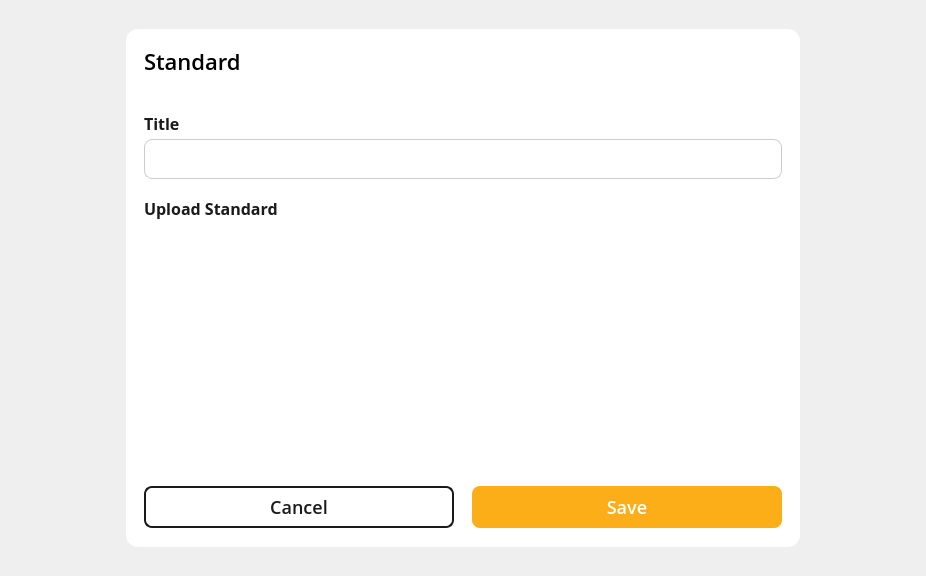
<?xml version="1.0" encoding="UTF-8"?>
<ui version="4.0">
 <class>StandardCreateDialog</class>
 <widget class="QDialog" name="StandardCreateDialog">
  <property name="geometry">
   <rect>
    <x>0</x>
    <y>0</y>
    <width>926</width>
    <height>576</height>
   </rect>
  </property>
  <property name="sizePolicy">
   <sizepolicy hsizetype="Preferred" vsizetype="Maximum">
    <horstretch>0</horstretch>
    <verstretch>0</verstretch>
   </sizepolicy>
  </property>
  <property name="windowTitle">
   <string>Dialog</string>
  </property>
  <layout class="QHBoxLayout" name="horizontalLayout_2">
   <item>
    <widget class="QWidget" name="dialogContainer" native="true">
     <property name="sizePolicy">
      <sizepolicy hsizetype="Fixed" vsizetype="Preferred">
       <horstretch>0</horstretch>
       <verstretch>0</verstretch>
      </sizepolicy>
     </property>
     <property name="minimumSize">
      <size>
       <width>674</width>
       <height>518</height>
      </size>
     </property>
     <property name="maximumSize">
      <size>
       <width>674</width>
       <height>518</height>
      </size>
     </property>
     <property name="styleSheet">
      <string notr="true">#dialogContainer {
	background-color: white;
	border-radius: 12px;
	border: none;
}

#bodyContainer {
	border-bottom-left-radius: 12px;
	border-bottom-right-radius: 12px;
}


QLabel {
	color: #1A1A1A;
	font-family: Open Sans;
	font-weight: 600;
	font-size: 16px;
	line-height: 24px;
	letter-spacing: 0%;
}

QLineEdit {
	color: #1A1A1A;
	background: white;
	font-family: Open Sans;
	font-weight: 400;
	font-size: 16px;
	line-height: 24px;
	letter-spacing: 0%;
	border-radius: 8px;
	border: 1px solid #CCCCCC;
	padding-left: 12px;
	padding-right: 12px;
}

QTextEdit {
	color: #1A1A1A;
	background: white;
	font-family: Open Sans;
	font-weight: 400;
	font-size: 16px;
	line-height: 24px;
	letter-spacing: 0%;
	border-radius: 8px;
	border: 1px solid #CCCCCC;
	padding-left: 12px;
	padding-right: 12px;
}

QComboBox {
    background-color: white;
    border: 1px solid #ccc;
    border-radius: 8px;
    padding: 4px;
    font-size: 16px;
	line-height: 24px;
	letter-spacing: 0%;
    color: #333;
}

QComboBox::drop-down {
    subcontrol-origin: padding;
    subcontrol-position: top right;
    width: 24px;
    border: none;
}

QComboBox::down-arrow {
    image: url(:/images/chevron-down.svg);
    width: 16px;
    height: 16px;
}

QComboBox::down-arrow:on {
    image: url(:/images/chevron-up.svg);
}

QComboBox QAbstractItemView {
    background-color: white;
    margin-top: 0px;
    border: 1px solid #ccc;
    border-radius: 8px;
	outline: none;
}

/* Each dropdown item */
QComboBox QAbstractItemView::item {
	color: #1A1A1A;
    padding: 6px 12px;
    border-radius: 4px;
}

/* Hovered item */
QComboBox QAbstractItemView::item:hover {
    background-color: #e6f2ff;
}

/* Selected item */
QComboBox QAbstractItemView::item:selected {
    background-color: #d0e8ff;
    color: #1a1a1a;
}

#cancelButton {
	color: #1A1A1A;
	font-family: Open Sans;
	font-weight: 500;
	font-size: 18px;
	line-height: 24px;
	letter-spacing: 0%;
	border-radius: 8px;
	border: 1.5px solid #1A1A1A
}

#saveButton {
    background-color: #FBAE17;
	color: white;
	font-family: Open Sans;
	font-weight: 500;
	font-size: 18px;
	line-height: 24px;
	letter-spacing: 0%;
	border-radius: 8px;
}</string>
     </property>
     <layout class="QVBoxLayout" name="verticalLayout_2">
      <property name="spacing">
       <number>0</number>
      </property>
      <property name="leftMargin">
       <number>0</number>
      </property>
      <property name="topMargin">
       <number>0</number>
      </property>
      <property name="rightMargin">
       <number>0</number>
      </property>
      <property name="bottomMargin">
       <number>0</number>
      </property>
      <item>
       <widget class="QWidget" name="titleBar" native="true">
        <property name="minimumSize">
         <size>
          <width>0</width>
          <height>64</height>
         </size>
        </property>
        <property name="maximumSize">
         <size>
          <width>16777215</width>
          <height>64</height>
         </size>
        </property>
        <property name="styleSheet">
         <string notr="true">background-color: rgba(255, 255, 255, 0);</string>
        </property>
        <layout class="QHBoxLayout" name="horizontalLayout">
         <property name="spacing">
          <number>18</number>
         </property>
         <property name="leftMargin">
          <number>18</number>
         </property>
         <property name="topMargin">
          <number>16</number>
         </property>
         <property name="rightMargin">
          <number>18</number>
         </property>
         <property name="bottomMargin">
          <number>16</number>
         </property>
         <item>
          <widget class="QLabel" name="dialogTitle">
           <property name="styleSheet">
            <string notr="true">font-family: Open Sans;
font-size: 22px;
font-weight: 500;
color: black;
line-height: 30px;
letter-spacing: 0%;
</string>
           </property>
           <property name="text">
            <string>Standard</string>
           </property>
          </widget>
         </item>
         <item>
          <widget class="QToolButton" name="closeButton">
           <property name="minimumSize">
            <size>
             <width>32</width>
             <height>32</height>
            </size>
           </property>
           <property name="maximumSize">
            <size>
             <width>32</width>
             <height>32</height>
            </size>
           </property>
           <property name="text">
            <string/>
           </property>
           <property name="icon">
            <iconset resource="../../../../../Resources/Resources.qrc">
             <normaloff>:/images/Project/cross-icon.svg</normaloff>:/images/Project/cross-icon.svg</iconset>
           </property>
           <property name="iconSize">
            <size>
             <width>32</width>
             <height>32</height>
            </size>
           </property>
           <property name="autoRaise">
            <bool>true</bool>
           </property>
          </widget>
         </item>
        </layout>
       </widget>
      </item>
      <item>
       <widget class="QWidget" name="bodyContainer" native="true">
        <layout class="QVBoxLayout" name="verticalLayout">
         <property name="spacing">
          <number>18</number>
         </property>
         <property name="leftMargin">
          <number>18</number>
         </property>
         <property name="topMargin">
          <number>18</number>
         </property>
         <property name="rightMargin">
          <number>18</number>
         </property>
         <property name="bottomMargin">
          <number>18</number>
         </property>
         <item>
          <widget class="QWidget" name="TitleContainer" native="true">
           <property name="maximumSize">
            <size>
             <width>16777215</width>
             <height>68</height>
            </size>
           </property>
           <layout class="QVBoxLayout" name="verticalLayout_5">
            <property name="spacing">
             <number>4</number>
            </property>
            <property name="leftMargin">
             <number>0</number>
            </property>
            <property name="topMargin">
             <number>0</number>
            </property>
            <property name="rightMargin">
             <number>0</number>
            </property>
            <property name="bottomMargin">
             <number>0</number>
            </property>
            <item>
             <widget class="QLabel" name="titleLabel">
              <property name="minimumSize">
               <size>
                <width>0</width>
                <height>24</height>
               </size>
              </property>
              <property name="maximumSize">
               <size>
                <width>16777215</width>
                <height>24</height>
               </size>
              </property>
              <property name="text">
               <string>Title</string>
              </property>
             </widget>
            </item>
            <item>
             <widget class="QLineEdit" name="titleEdit">
              <property name="minimumSize">
               <size>
                <width>0</width>
                <height>40</height>
               </size>
              </property>
              <property name="maximumSize">
               <size>
                <width>16777215</width>
                <height>40</height>
               </size>
              </property>
             </widget>
            </item>
           </layout>
          </widget>
         </item>
         <item>
          <widget class="QWidget" name="UploadContainer" native="true">
           <property name="sizePolicy">
            <sizepolicy hsizetype="Preferred" vsizetype="Fixed">
             <horstretch>0</horstretch>
             <verstretch>0</verstretch>
            </sizepolicy>
           </property>
           <property name="minimumSize">
            <size>
             <width>0</width>
             <height>0</height>
            </size>
           </property>
           <property name="maximumSize">
            <size>
             <width>16777215</width>
             <height>16777215</height>
            </size>
           </property>
           <layout class="QVBoxLayout" name="verticalLayout_6">
            <property name="spacing">
             <number>4</number>
            </property>
            <property name="leftMargin">
             <number>0</number>
            </property>
            <property name="topMargin">
             <number>0</number>
            </property>
            <property name="rightMargin">
             <number>0</number>
            </property>
            <property name="bottomMargin">
             <number>0</number>
            </property>
            <item>
             <widget class="QLabel" name="apiKeyLabel">
              <property name="text">
               <string>Upload Standard</string>
              </property>
             </widget>
            </item>
            <item>
             <widget class="DropFileWidget" name="uploadFileWidget" native="true">
              <property name="sizePolicy">
               <sizepolicy hsizetype="Preferred" vsizetype="Fixed">
                <horstretch>0</horstretch>
                <verstretch>0</verstretch>
               </sizepolicy>
              </property>
              <property name="minimumSize">
               <size>
                <width>638</width>
                <height>244</height>
               </size>
              </property>
              <property name="maximumSize">
               <size>
                <width>638</width>
                <height>244</height>
               </size>
              </property>
             </widget>
            </item>
           </layout>
          </widget>
         </item>
         <item>
          <widget class="QWidget" name="buttonContainer" native="true">
           <property name="sizePolicy">
            <sizepolicy hsizetype="Preferred" vsizetype="Fixed">
             <horstretch>0</horstretch>
             <verstretch>0</verstretch>
            </sizepolicy>
           </property>
           <property name="minimumSize">
            <size>
             <width>0</width>
             <height>42</height>
            </size>
           </property>
           <property name="maximumSize">
            <size>
             <width>16777215</width>
             <height>42</height>
            </size>
           </property>
           <layout class="QHBoxLayout" name="buttonLayout">
            <property name="spacing">
             <number>18</number>
            </property>
            <property name="leftMargin">
             <number>0</number>
            </property>
            <property name="topMargin">
             <number>0</number>
            </property>
            <property name="rightMargin">
             <number>0</number>
            </property>
            <property name="bottomMargin">
             <number>0</number>
            </property>
            <item>
             <widget class="QPushButton" name="cancelButton">
              <property name="minimumSize">
               <size>
                <width>0</width>
                <height>42</height>
               </size>
              </property>
              <property name="maximumSize">
               <size>
                <width>16777215</width>
                <height>42</height>
               </size>
              </property>
              <property name="text">
               <string>Cancel</string>
              </property>
             </widget>
            </item>
            <item>
             <widget class="QPushButton" name="saveButton">
              <property name="minimumSize">
               <size>
                <width>0</width>
                <height>42</height>
               </size>
              </property>
              <property name="maximumSize">
               <size>
                <width>16777215</width>
                <height>42</height>
               </size>
              </property>
              <property name="text">
               <string>Save</string>
              </property>
             </widget>
            </item>
           </layout>
          </widget>
         </item>
        </layout>
       </widget>
      </item>
     </layout>
    </widget>
   </item>
  </layout>
 </widget>
 <customwidgets>
  <customwidget>
   <class>DropFileWidget</class>
   <extends>QWidget</extends>
   <header location="global">dropfilewidget.h</header>
   <container>1</container>
  </customwidget>
 </customwidgets>
 <resources>
  <include location="../../../../../Resources/Resources.qrc"/>
 </resources>
 <connections/>
</ui>
